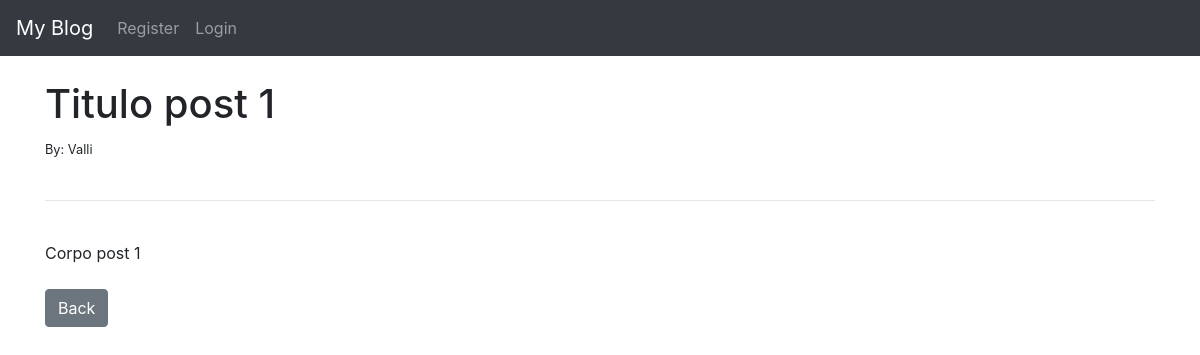
Before: /article/1 with the older database file.
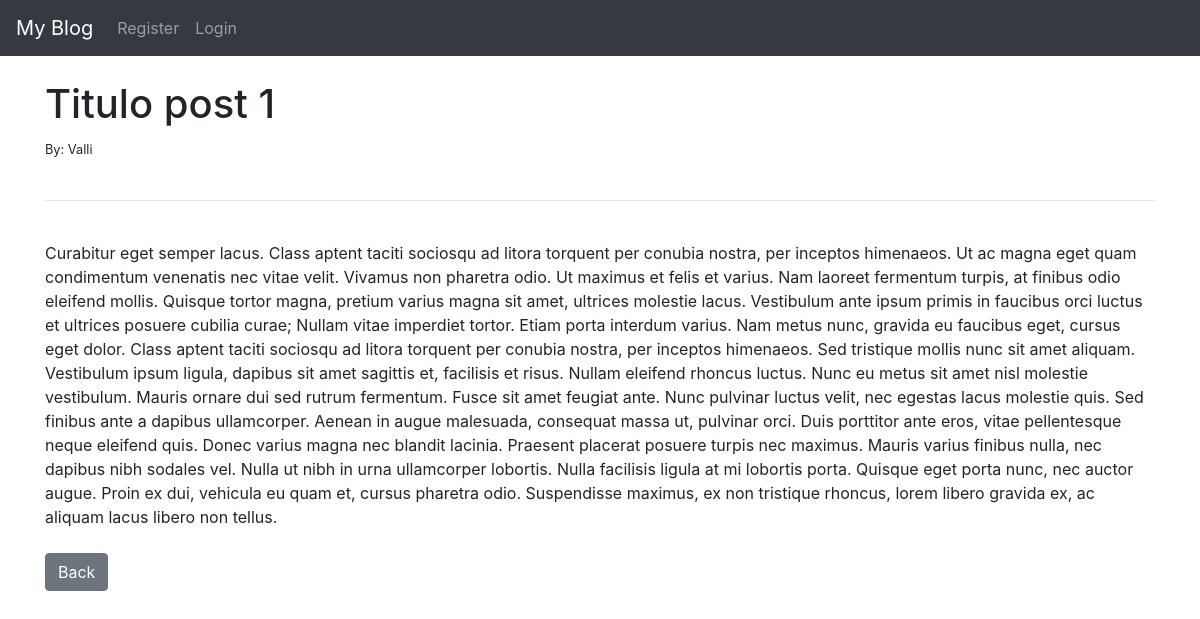
After: the same page with the newer database file.
### blog/models.py (models this page shows, shortened)
class Post(models.Model):
    title = models.CharField(max_length=255)
    title_tag = models.CharField(max_length=255, default="TAG Default")
    author = models.ForeignKey(User, on_delete=models.CASCADE)
    body = models.TextField()
    post_date  = models.DateField(auto_now_add=True)
    category = models.CharField(max_length=255, default="Uncategorize")

### blog/views.py (the view)
# urls.py: path('article/<int:pk>', ArticleDetailView.as_view(), name="article-detail"),
class ArticleDetailView(DetailView):
    model = Post
    template_name = 'article_details.html'

### blog/templates/article_details.html (shortened to what this page needs)
{% extends 'base.html'%}
{% block content %}
<h1>{{ post.title }}</h1>
<small>By: {{ post.author.first_name }} {{post.author.last_name }} </small><br>
<br>
<hr>
<br>
{{ post.body }}
<br><br>
<a href="{% url 'home' %}" class="btn btn-secondary">Back</a>
{%  endblock %}

Changed rows visible on the page:
changed Post "Titulo post 1": body "Corpo post 1" → "Curabitur eget semper lacus. Class aptent taciti sociosqu ad litora torquent per conubia nostra, per inceptos himenaeos. Ut ac magna eget quam condimentum venenatis nec vitae velit. Vivamus non pharetra odio. Ut maximus et felis et varius. Nam laoreet fermentum turpis, at finibus odio eleifend mollis. Quisque tortor magna, pretium varius magna sit amet, ultrices molestie lacus. Vestibulum ante ipsum primis in faucibus orci luctus et ultrices posuere cubilia curae; Nullam vitae imperdiet tortor. Etiam porta interdum varius. Nam metus nunc, gravida eu faucibus eget, cursus eget dolor. Class aptent taciti sociosqu ad litora torquent per conubia nostra, per inceptos himenaeos. Sed tristique…"
